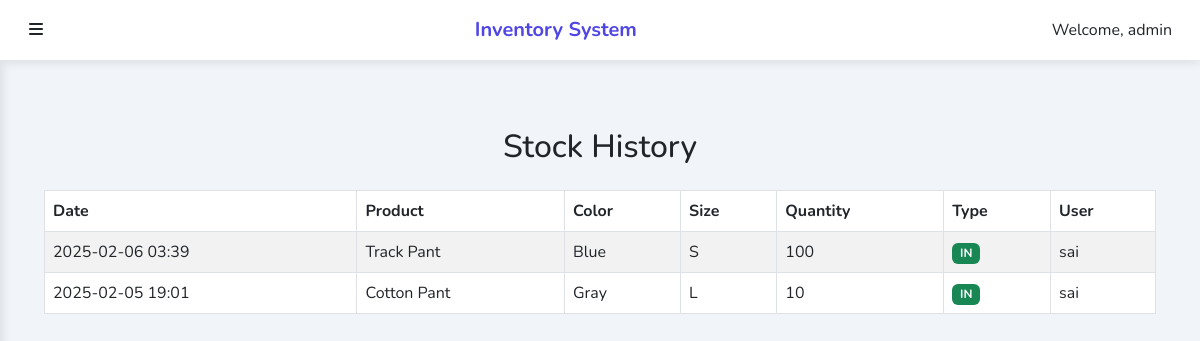
Screenshot of /stock/list/ (signed in) with the database file from the repository.
### Inventory/models.py (models this page shows, shortened)
class StockInward(models.Model):
    product = models.ForeignKey(Product, on_delete=models.CASCADE)
    color = models.ForeignKey(Color, on_delete=models.CASCADE)
    size = models.ForeignKey(Size, on_delete=models.CASCADE)
    quantity = models.PositiveIntegerField()
    date = models.DateTimeField(auto_now_add=True)
    added_by = models.ForeignKey(User, on_delete=models.CASCADE)

class Product(models.Model):
    name = models.CharField(max_length=100)
    description = models.TextField(blank=True)
    created_at = models.DateTimeField(auto_now_add=True)
    updated_at = models.DateTimeField(auto_now=True)
    colors = models.ManyToManyField(Color)
    sizes = models.ManyToManyField(Size)

class Color(models.Model):
    name = models.CharField(max_length=50, unique=True)

class Size(models.Model):
    name = models.CharField(max_length=10, unique=True)

### Inventory/views.py (the view)
# urls.py: path('stock/list/', login_required(views.stock_list), name='stock_list'),
@login_required
def stock_list(request):
    inward = StockInward.objects.all().order_by('-date')
    outward = StockOutward.objects.all().order_by('-date')
    combined_stocks = sorted(
        chain(inward, outward),
        key=attrgetter('date'),
        reverse=True
    )
    context = {
        'stocks': combined_stocks
    }
    return render(request, 'stock_list.html', context)

### Inventory/templatetags/custom_filters.py (called while the page is built)
@register.filter(name='get_stock_type')
def get_stock_type(stock):
    return stock.__class__.__name__

### Inventory/templates/stock_list.html (shortened to what this page needs)
{% extends 'base.html' %}
{% load custom_filters %}
{% block content %}
<div class="container mt-4">
    <h2 class="text-center mb-4">Stock History</h2>
    <div class="table-responsive" style="max-height: 500px; overflow-y: auto;">
        <table class="table table-striped table-bordered table-hover">
            <thead class="thead-dark">
                <tr>
                    <th>Date</th>
                    <th>Product</th>
                    <th>Color</th>
                    <th>Size</th>
                    <th>Quantity</th>
                    <th>Type</th>
                    <th>User</th>
                </tr>
            </thead>
            <tbody>
                {% for stock in stocks %}
                <tr>
                    <td>{{ stock.date|date:"Y-m-d H:i" }}</td>
                    <td>{{ stock.product.name }}</td>
                    <td>{{ stock.color.name }}</td>
                    <td>{{ stock.size.name }}</td>
                    <td>{{ stock.quantity }}</td>
                    <td>
                        {% if stock|get_stock_type == 'StockInward' %}
                            <span class="badge bg-success">IN</span>
                        {% else %}
                            <span class="badge bg-danger">OUT</span>
                        {% endif %}
                    </td>
                    <td>
                        {% if stock|get_stock_type == 'StockInward' %}
                            {{ stock.added_by.username }}
                        {% else %}
                            {{ stock.removed_by.username }}
                        {% endif %}
                    </td>
                </tr>
                {% empty %}
                <tr>
                    <td colspan="7" class="text-center text-muted">No stock history available</td>
                </tr>
                {% endfor %}
            </tbody>
        </table>
    </div>
</div>
{% endblock %}

### Inventory/templates/base.html (shortened to what this page needs)
<!DOCTYPE html>
<html lang="en">
<head>
    <link href="https://cdn.jsdelivr.net/npm/bootstrap@5.3.0/dist/css/bootstrap.min.css" rel="stylesheet">
    <link href="https://cdnjs.cloudflare.com/ajax/libs/font-awesome/6.4.0/css/all.min.css" rel="stylesheet">
    <link href="https://cdnjs.cloudflare.com/ajax/libs/animate.css/4.1.1/animate.min.css" rel="stylesheet">
</head>
<body>
    <nav class="navbar navbar-expand-lg navbar-light fixed-top">
        <div class="container-fluid">
            <button id="sidebarToggle" class="btn">
                <i class="fas fa-bars"></i>
            </button>
            <a class="navbar-brand ms-3" href="#">Inventory System</a>
            <div class="d-flex align-items-center">
                <span class="me-3">Welcome, {{ user.username }}</span>
            </div>
        </div>
    </nav>
    <div class="main-content animate-fade-in">
        <div class="container-fluid mt-5">
            {% block content %}{% endblock %}
        </div>
    </div>
</body>
</html>

### Inventory/templates/base.html (style rules this page uses)
:root { --primary-color: #4f46e5; --secondary-color: #818cf8; --dark-color: #1e293b; --light-color: #f1f5f9; --success-color: #22c55e; --danger-color: #ef4444; --warning-color: #f59e0b; }
body { font-family: 'Nunito', sans-serif; background: var(--light-color); padding-top: 60px; }
.navbar { background: white; box-shadow: 0 2px 10px rgba(0, 0, 0, 0.1); z-index: 1030; height: 60px; }
.navbar-brand { font-weight: 700; color: var(--primary-color); }
.main-content { margin-left: 0px; padding: 20px; transition: all 0.3s ease; min-height: calc(100vh - 60px); }
.btn { border-radius: 8px; padding: 8px 16px; font-weight: 600; transition: all 0.3s; }
.animate-fade-in { animation: fadeIn 0.5s ease-in-out; }

### rows the page displays
StockInward: date "2025-02-06 03:39", product.name "Track Pant", color.name "Blue", size.name "S", quantity "100", added_by.username "sai"
StockInward: date "2025-02-05 19:01", product.name "Cotton Pant", color.name "Gray", size.name "L", quantity "10", added_by.username "sai"

### other values shown
{{ user.username }} "admin"
